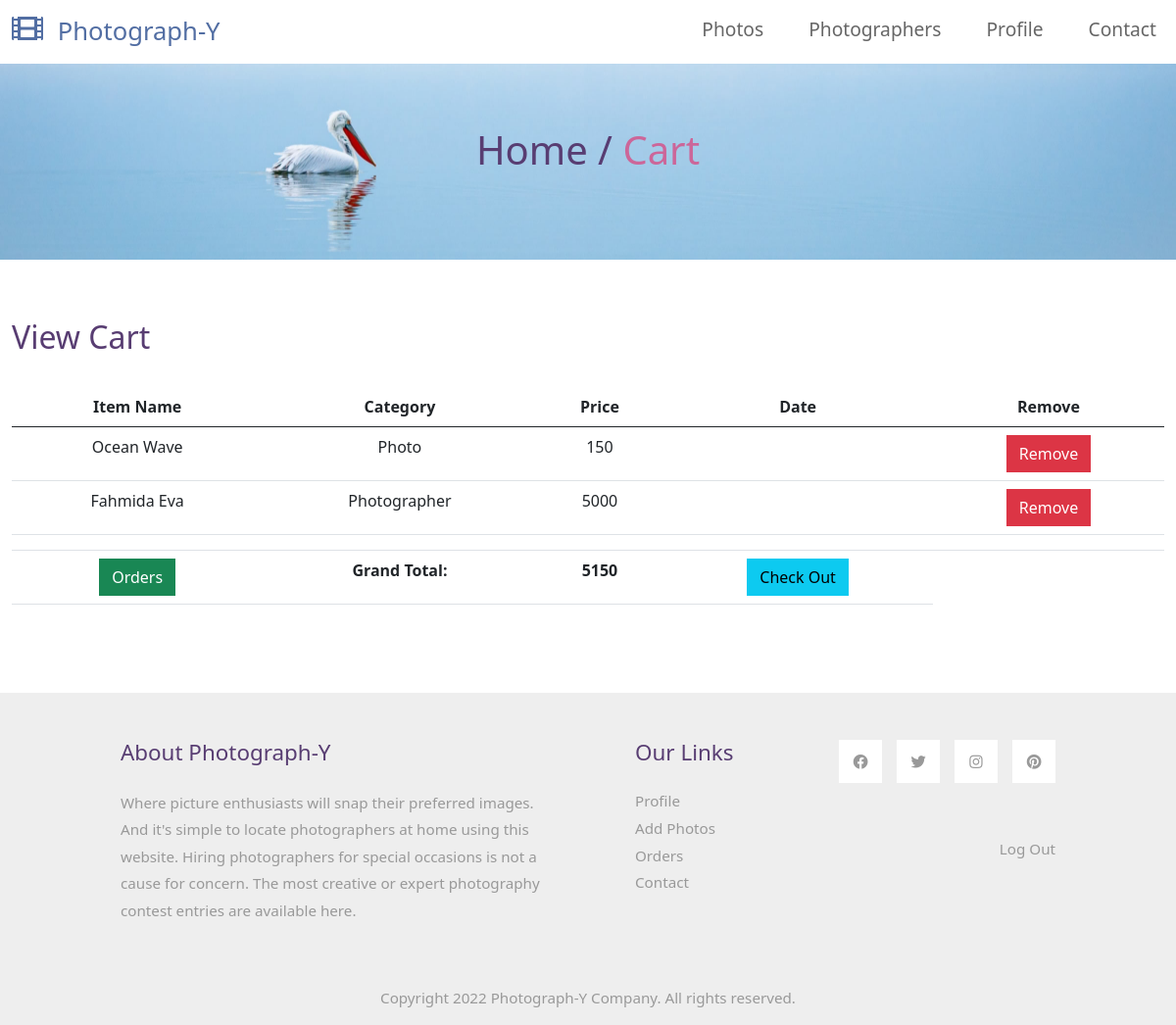
The app's page /seller/cart.php (signed in) with its own data.
### tables this page shows
CREATE TABLE `cart` (
  `id` int(100) NOT NULL,
  `user_id` int(100) NOT NULL,
  `item_name` varchar(100) NOT NULL,
  `item_cat` varchar(100) NOT NULL,
  `image` text NOT NULL,
  `price` int(100) NOT NULL,
  `start_date` date NOT NULL,
  `end_date` date NOT NULL,
  `icode` varchar(100) NOT NULL,
  `status` varchar(100) NOT NULL,
  `is_ordered` varchar(100) NOT NULL
);

### seller/cart.php (the view, shortened to what this page needs)
<?php $connection= mysqli_connect('localhost', 'root', '', 'photography'); ?>
<!DOCTYPE html>
<html lang="en">
<head>
    <link rel="stylesheet" href="css/bootstrap.min.css">
    <link rel="stylesheet" href="fontawesome/css/all.min.css">
    <link rel="stylesheet" href="css/style.css">
</head>
<body>
    <nav class="navbar navbar-expand-lg">
        <div class="container-fluid">
            <a class="navbar-brand" href="index.php">
                <i class="fas fa-film mr-2"></i>
                Photograph-Y
            </a>
            <div class="collapse navbar-collapse" id="navbarSupportedContent">
                <ul class="navbar-nav ml-auto mb-2 mb-lg-0">
                    <li class="nav-item">
                        <a class="nav-link nav-link-1" href="index.php">Photos</a>
                    </li>
                    <li class="nav-item">
                        <a class="nav-link nav-link-2" href="photographer.php">Photographers</a>
                    </li>
                    <li class="nav-item">
                        <a class="nav-link nav-link-3" href="profile.php">Profile</a>
                    </li>
                    <li class="nav-item">
                        <a class="nav-link nav-link-4" href="contact.php">Contact</a>
                    </li>
                </ul>
            </div>
        </div>
    </nav>
    <div class="tm-hero d-flex justify-content-center align-items-center" data-parallax="scroll" data-image-src="img/hero.jpg">
        <h1 class="tm-text-primary mb-4">Home / <span class="tm-text-secondary">Cart</span></h1>
    </div>
    <div class="container-fluid tm-container-content tm-mt-60">
        <div class="row mb-4">
            <h2 class="col-6 tm-text-primary">
                View Cart
            </h2>
        </div>
        <div class="row tm-mb-74 tm-people-row">
            <div class="col-lg-12">
                <table class="table">
                    <thead class="text-center">
                        <tr>
                            <th scope="col">Item Name</th>
                            <th scope="col">Category</th>
                            <th scope="col">Price</th>
                            <th scope="col">Date</th>
                            <th scope="col">Remove</th>
                        </tr>
                    </thead>
                    <tbody class="text-center">
                        <?php
                        $user_id = $_SESSION['user_id'];
                        $query= "SELECT * FROM cart where user_id = $user_id";
                        $select_cart= mysqli_query($connection,$query);
                        $grand_total = 0;
                        while($row=mysqli_fetch_assoc($select_cart)){
                            $db_item_name=$row['item_name'];
                            $db_item_cat=$row['item_cat'];
                            $db_price=$row['price'];
                            $db_date=$row['date'];
                            ?>
                        <tr>
                            <td><?php echo $db_item_name; ?></td>
                            <td><?php echo $db_item_cat; ?></td>
                            <td><?php echo $db_price; ?></td>
                            <td><?php echo $db_date; ?></td>
                            <td>
                                <form action='manage_cart.php' method='POST'>
                                    <button name='remove' class='btn btn-danger'>Remove</button>
                                </form>
                            </td>
                        <tr>
                            <?php
                                $grand_total += $db_price;
                            }
                            ?>
                        <tr>
                            <td colspan="12"></td>
                        </tr>
                        <tr>
                            <td><a href="orders.php" class="btn btn-success">Orders</a></td>
                            <td style="font-weight:bold;">Grand Total:</td>
                            <td style="font-weight:bold;"><?php echo $grand_total; ?></td>
                            <td><a href="check.php" class="btn btn-info">Check Out</a></td>
                        </tr>
                    </tbody>
                </table>
            </div>
        </div>
    </div>
    <footer class="tm-bg-gray pt-5 pb-3 tm-text-gray tm-footer">
        <div class="container-fluid tm-container-small">
            <div class="row">
                <div class="col-lg-6 col-md-12 col-12 px-5 mb-5">
                    <h3 class="tm-text-primary mb-4 tm-footer-title">About Photograph-Y</h3>
                    <p>Where picture enthusiasts will snap their preferred images. And it's simple to locate
                        photographers at home using this website. Hiring photographers for special occasions is not a
                        cause for concern. The most creative or expert photography contest entries are available here.
                    </p>
                </div>
                <div class="col-lg-3 col-md-6 col-sm-6 col-12 px-5 mb-5">
                    <h3 class="tm-text-primary mb-4 tm-footer-title">Our Links</h3>
                    <ul class="tm-footer-links pl-0">
                        <li><a href="profile.php">Profile</a></li>
                        <li><a href="add_photo.php">Add Photos</a></li>
                        <li><a href="orders.php">Orders</a></li>
                        <li><a href="contact.php">Contact</a></li>
                    </ul>
                </div>
                <div class="col-lg-3 col-md-6 col-sm-6 col-12 px-5 mb-5">
                    <ul class="tm-social-links d-flex justify-content-end pl-0 mb-5">
                        <li class="mb-2"><a href="https://facebook.com"><i class="fab fa-facebook"></i></a></li>
                        <li class="mb-2"><a href="https://twitter.com"><i class="fab fa-twitter"></i></a></li>
                        <li class="mb-2"><a href="https://instagram.com"><i class="fab fa-instagram"></i></a></li>
                        <li class="mb-2"><a href="https://pinterest.com"><i class="fab fa-pinterest"></i></a></li>
                    </ul>
                    <a href="../includes/logout.php" class="tm-text-gray text-right d-block mb-2">Log Out</a>
                </div>
            </div>
            <div class="row">
                <div class="col-lg-12 text-center">
                    Copyright 2022 Photograph-Y Company. All rights reserved.
                </div>
            </div>
        </div>
    </footer>
</body>
</html>

### seller/css/style.css (style rules this page uses)
p { line-height: 1.8; }
a { text-decoration: none; transition: all 0.3s ease; }
.container-fluid { max-width: 1770px; }
.tm-container-small { max-width: 1050px; }
.btn { border-radius: 0; }
.navbar-brand { color: #526ea3; font-size: 1.6rem; }
.navbar-brand i { font-size: 2rem; }
.tm-hero { min-height: 200px; background: transparent; }
.tm-mt-60 { margin-top: 60px; }
.tm-mb-74 { margin-bottom: 74px; }
.tm-text-primary { color: #583d72; }
.tm-text-secondary { color: #CC6699; }
.tm-bg-gray { background-color: #EEEEEE; }
.nav-item { margin-right: 30px; }
.nav-item:last-child { margin-right: 0; }
.nav-link { color: #666666; border-bottom: 4px solid transparent; font-size: 1.2rem; }
p, .tm-text-gray { color: #999; }
.tm-footer-links li { list-style: none; margin-bottom: 5px; }
.tm-footer-links li a { color: #999999; }
.tm-social-links li { list-style: none; margin-right: 15px; }
.tm-social-links li:last-child { margin-right: 0; }
.tm-social-links li a { color: #999999; width: 44px; height: 44px; display: flex; background-color: #fff; align-items: center; justify-content: center; }
.tm-footer { font-size: 0.95rem; }
.tm-footer-title { font-size: 1.4rem; }

### records on screen
cart: item_name "Ocean Wave", item_cat "Photo", price "150"
cart: item_name "Fahmida Eva", item_cat "Photographer", price "5000"

### other values on screen
$grand_total "5150"
